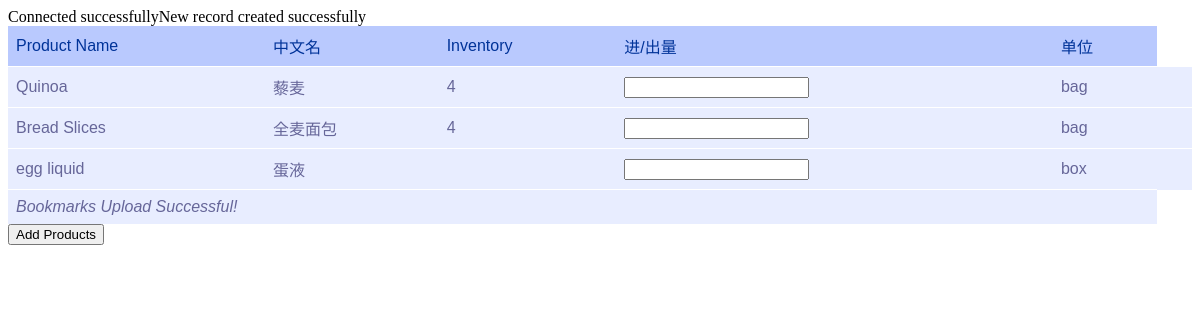
/updateDatabase.php, run on the app's committed database.
### tables this page shows
CREATE TABLE `product` (
  `pd_id` int(4) NOT NULL,
  `pd_cd` varchar(30) NOT NULL,
  `pd_name` varchar(30) NOT NULL,
  `pd_zh` text NOT NULL,
  `pd_unit` varchar(10) NOT NULL,
  `pd_dis` tinyint(1) NOT NULL DEFAULT '0',
  `pd_cost` decimal(11,0) NOT NULL,
  `pd_supplier` varchar(30) NOT NULL,
  `pd_category` varchar(30) NOT NULL,
  `pd_descri` text NOT NULL
);

CREATE TABLE `inventory` (
  `id` int(11) NOT NULL,
  `pd_cd` varchar(30) NOT NULL,
  `targetlevel` int(11) NOT NULL,
  `onorder` int(11) NOT NULL,
  `minorderquantity` int(11) NOT NULL,
  `available` int(11) NOT NULL,
  `belowtargetlevel` int(11) NOT NULL
);

### public_html/updateDatabase.php (the view, shortened to what this page needs)
<?php
	$formnumber = $_POST['formnumber'];
	$week = $_POST['week'];
	$day = $_POST['day'];
	$crtdate = $_POST['crtdate'];
	$editor = $_POST['editor'];
  $servername="localhost";
  $username="id2006420_admin";
  $password="12qw34er";
  $dbname="id2006420_db001";
  $conn = new mysqli($servername, $username, $password, $dbname);
	mysqli_set_charset($conn,"utf8");
  $sql = "INSERT INTO `form_info` (`formno`, `week`, `day`, `crtdate`,`editor`)
  VALUES ('$formnumber','$week','$day','$crtdate','$editor')";
  if ($conn->query($sql) === TRUE) {
      echo "New record created successfully";
  } else {
      echo "Error: " . $sql . "<br>" . $conn->error;
  }
?>
<!DOCTYPE html>
<html>
	<head>
	</head>
	<body>
			<table id="rounded-corner" summary="form_info">
				<thead>
					<tr>
						<th scope="col" class="rounded-q1">Product Name</th>
						<th scope="col" class="rounded-q2">中文名</th>
						<th scope="col" class="rounded-q3">Inventory</th>
						<th scope="col" class="rounded-q4">进/出量</th>
						<th scope="col" class="rounded-q5">单位</th>
					</tr>
				</thead>
					<tfoot>
					<tr>
						<td colspan="4" class="rounded-foot-left"><em id = "time">
							Bookmarks Upload Successful!</em></td>
						<td class="rounded-foot-right">&nbsp;</td>
					</tr>
				</tfoot>
				<tbody>
					<?php
							$sql1 = "SELECT product.pd_cd, product.pd_name, product.pd_zh, inventory.available , product.pd_unit
							FROM product
							left join inventory On product.pd_id = inventory.id ";
							$result = $conn->query($sql1);
							if ($result->num_rows > 0) {
									while($row = $result->fetch_assoc())
									{
										echo '
											<tr>
												<td>'.$row['pd_name'].'</td>
												<td>'.$row['pd_zh'].'</td>
												<td>'.$row['available'].'</td>
												<td><input type = "text" name = "quantityinput"></td>
												<td>'.$row['pd_unit'].'</td>
												<td>
												 </td>
											</tr>';
									}
							} else
									echo "0 results";
								?>
				</tbody>
			</table>
<form name = "addLink" action = "updatesummary.php" method = "post">
<input id = "submit" class = "one" type = "submit" value = "Add Products" />
</form>
	</body>
</html>

### public_html/updateDatabase.php (style rules this page uses)
#rounded-corner { font-family: "Lucida Sans Unicode", "Lucida Grande", Sans-Serif; font-size: medium; width: 100%; text-align: left; border-collapse: collapse; }
#rounded-corner thead th.rounded-q4 { background: #b9c9fe url('right.png') right -1px no-repeat; }
#rounded-corner th { padding: 8px; font-weight: normal; font-size: medium; color: #039; background: #b9c9fe; }
#rounded-corner td { padding: 8px; background: #e8edff; border-top: 1px solid #fff; color: #669; }
#rounded-corner tfoot td.rounded-foot-left { background: #e8edff url('botleft.png') left bottom no-repeat; }
#rounded-corner tfoot td.rounded-foot-right { background: #e8edff url('botright.png') right bottom no-repeat; }

### data on the page
product: pd_name "Quinoa", pd_zh "藜麦", inventory.available "4", pd_unit "bag"
product: pd_name "Bread Slices", pd_zh "全麦面包", inventory.available "4", pd_unit "bag"
product: pd_name "egg liquid", pd_zh "蛋液", pd_unit "box"
